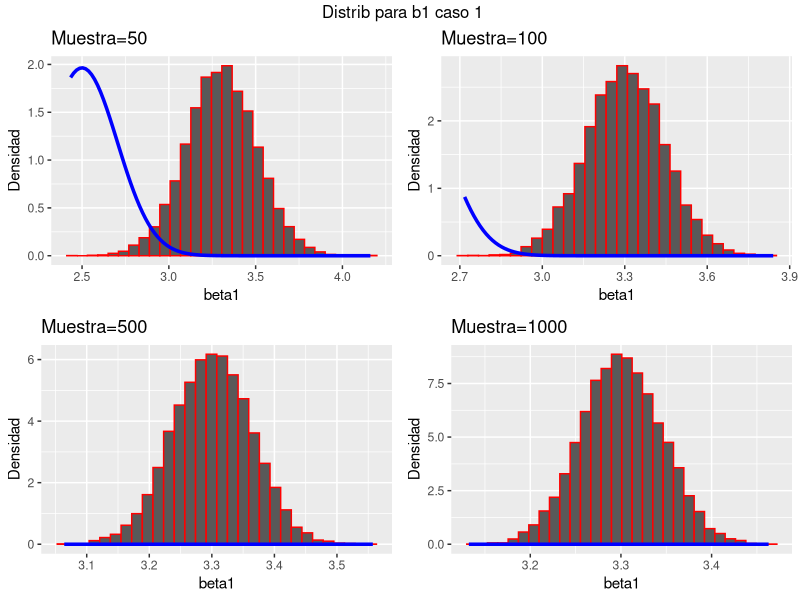
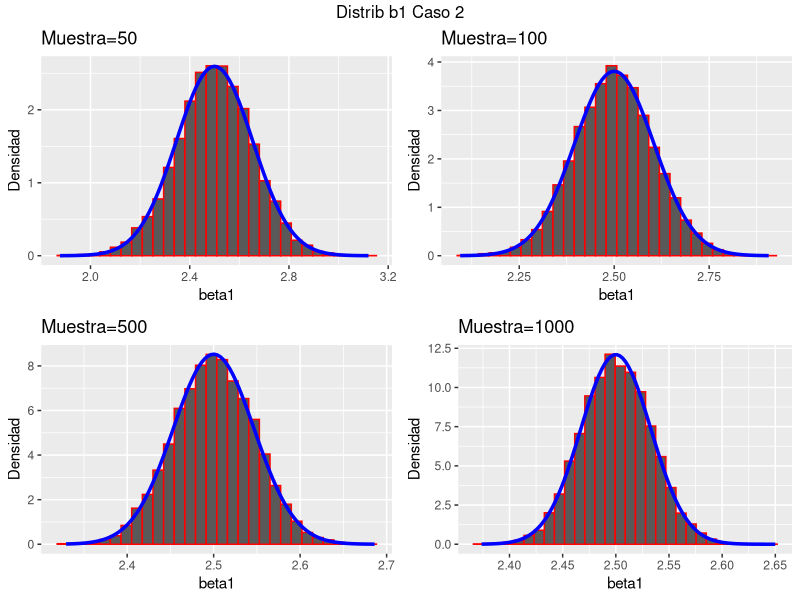

The R source for these figures, in order:
## ---- chunk 1
knitr::opts_chunk$set(echo = TRUE)

## ---- chunk 2
rm(list=ls())
library(ggplot2)
library (gridExtra)
library(knitr)
#library(kanitr)
set.seed(123)
reps=10000 #repeticiones
betas=matrix(NA,nrow=reps,ncol=8)
beta0=2
beta1=2.5
beta2=1
n=c(50,100,500,1000) #Tama?o Muestral


#--------Caso1--------------------
for (j in 1:length(n)) {
  
  for (i in 1:reps) {
    
    X1 = rnorm(n[j],20,1)
    E = rnorm(n[j],0,1)
    u = rnorm(n[j],0,1)
    X2 = 0.8*X1 + E
    Y = beta0 + beta1*X1 + beta2*X2 + u
    
    model1 = lm(Y~X1)
    betas[i,j]=model1$coef[[1]]
    betas[i,j+4]=model1$coef[[2]]
    
  }
}

betas_df=data.frame(betas)

E_b0_50 = mean(betas_df$X1)
E_b0_100 = mean(betas_df$X2)
E_b0_500 = mean(betas_df$X3)
E_b0_1000 = mean(betas_df$X4)
E_b1_50 = mean(betas_df$X5)
E_b1_100 = mean(betas_df$X6)
E_b1_500 = mean(betas_df$X7)
E_b1_1000 = mean(betas_df$X8)

#Varianzas
V_b0_50 = var(betas_df$X1)
V_b0_100 = var(betas_df$X2)
V_b0_500 = var(betas_df$X3)
V_b0_1000 = var(betas_df$X4)
V_b1_50 = var(betas_df$X5)
V_b1_100 = var(betas_df$X6)
V_b1_500 = var(betas_df$X7)
V_b1_1000 = var(betas_df$X8)


Esp_Var_DF <- data.frame( Tamano_muestral = n,
  E_b0 = c(E_b0_50, E_b0_100,E_b0_500, E_b0_1000),
  E_b1 = c(E_b1_50, E_b1_100,E_b1_500, E_b1_1000),
  V_b0 = c(V_b0_50,V_b0_100,V_b0_500,V_b0_1000),
  V_b1 = c(V_b1_50,V_b1_100,V_b1_500,V_b1_1000))

#Sesgos

Sesgo_b0_50 = E_b0_50 - beta0 
Sesgo_b0_100 = E_b0_100 - beta0
Sesgo_b0_500 = E_b0_500 - beta0
Sesgo_b0_1000 = E_b0_1000 - beta0

Sesgo_b1_50 = E_b1_50 - beta1 
Sesgo_b1_100 = E_b1_100 - beta1
Sesgo_b1_500 = E_b1_500 - beta1
Sesgo_b1_1000 = E_b1_1000 - beta1

Esp_Var_DF["Sesgo_b0"] = c(Sesgo_b0_50, Sesgo_b0_100, Sesgo_b0_500, Sesgo_b0_1000)
Esp_Var_DF["Sesgo_b1"] = c(Sesgo_b1_50,Sesgo_b1_100,Sesgo_b1_500,Sesgo_b1_1000)

kable(Esp_Var_DF)

## ---- chunk 3
g1 <- ggplot(betas_df)+
  geom_histogram(aes(betas_df[,5], y=..density..), col="red", bins=30)+
  stat_function(fun=dnorm, args=list(mean=2.5, sd=sd(betas_df[,5])),
                geom="line", colour="blue", size=1.2)+
  ylab("Densidad") + ggtitle("Muestra=50") + xlab(expression(beta1))

g2 <- ggplot(betas_df)+
  geom_histogram(aes(betas_df[,6], y=..density..), col="red", bins=30)+
  stat_function(fun=dnorm, args=list(mean=2.5, sd=sd(betas_df[,6])),
                geom="line", colour="blue", size=1.2)+
  ylab("Densidad") + ggtitle("Muestra=100") + xlab(expression(beta1))

g3 <- ggplot(betas_df)+
  geom_histogram(aes(betas_df[,7], y=..density..), col="red", bins=30)+
  stat_function(fun=dnorm, args=list(mean=2.5, sd=sd(betas_df[,7])),
                geom="line", colour="blue", size=1.2)+
  ylab("Densidad") + ggtitle("Muestra=500") + xlab(expression(beta1))

g4 <- ggplot(betas_df)+
  geom_histogram(aes(betas_df[,8], y=..density..), col="red", bins=30)+
  stat_function(fun=dnorm, args=list(mean=2.5, sd=sd(betas_df[,8])),
                geom="line", colour="blue", size=1.2)+
  ylab("Densidad") + ggtitle("Muestra=1000") + xlab(expression(beta1))

grid.arrange(g1, g2, g3, g4, nrow=2, ncol=2, top= " Distrib para b1 caso 1")
## ---- chunk 4
betas_c2=matrix(NA,nrow=reps,ncol=8)

for (j in 1:length(n)) {
  
  for (i in 1:reps) {
    
    X1 = rnorm(n[j],20,1)
    E = rnorm(n[j],0,1)
    u = rnorm(n[j],0,1)
    X2 = runif(n[j],0,1)
    Y = beta0 + beta1*X1 + beta2*X2 + u
    
    model1 = lm(Y~X1)
    betas_c2[i,j]=model1$coef[[1]]
    betas_c2[i,j+4]=model1$coef[[2]]
    
  }
}

betas_df2 = data.frame(betas_c2)

#Esperanzas
E_b0_50 = mean(betas_df2$X1)
E_b0_100 = mean(betas_df2$X2)
E_b0_500 = mean(betas_df2$X3)
E_b0_1000 = mean(betas_df2$X4)
E_b1_50 = mean(betas_df2$X5)
E_b1_100 = mean(betas_df2$X6)
E_b1_500 = mean(betas_df2$X7)
E_b1_1000 = mean(betas_df2$X8)

#Varianzas
V_b0_50 = var(betas_df2$X1)
V_b0_100 = var(betas_df2$X2)
V_b0_500 = var(betas_df2$X3)
V_b0_1000 = var(betas_df2$X4)
V_b1_50 = var(betas_df2$X5)
V_b1_100 = var(betas_df2$X6)
V_b1_500 = var(betas_df2$X7)
V_b1_1000 = var(betas_df2$X8)


Esp_Var_DF2 <- data.frame( Tamano_muestral = n,
                          E_b0 = c(E_b0_50, E_b0_100,E_b0_500, E_b0_1000),
                          E_b1 = c(E_b1_50, E_b1_100,E_b1_500, E_b1_1000),
                          V_b0 = c(V_b0_50,V_b0_100,V_b0_500,V_b0_1000),
                          V_b1 = c(V_b1_50,V_b1_100,V_b1_500,V_b1_1000))

#Sesgos

Sesgo_b0_50 = E_b0_50 - beta0 
Sesgo_b0_100 = E_b0_100 - beta0
Sesgo_b0_500 = E_b0_500 - beta0
Sesgo_b0_1000 = E_b0_1000 - beta0

Sesgo_b1_50 = E_b1_50 - beta1 
Sesgo_b1_100 = E_b1_100 - beta1
Sesgo_b1_500 = E_b1_500 - beta1
Sesgo_b1_1000 = E_b1_1000 - beta1

Esp_Var_DF2["Sesgo_b0"] <- c(Sesgo_b0_50, Sesgo_b0_100, Sesgo_b0_500, Sesgo_b0_1000)
Esp_Var_DF2["Sesgo_b1"]<-c(Sesgo_b1_50,Sesgo_b1_100,Sesgo_b1_500,Sesgo_b1_1000)

kable(Esp_Var_DF2)
## ---- chunk 5
g12 <- ggplot(betas_df2)+
  geom_histogram(aes(betas_df2[,5], y=..density..), col="red", bins=30)+
  stat_function(fun=dnorm, args=list(mean=2.5, sd=sd(betas_df2[,5])),
                geom="line", colour="blue", size=1.2)+
  ylab("Densidad") + ggtitle("Muestra=50") + xlab(expression(beta1))

g22 <- ggplot(betas_df2)+
  geom_histogram(aes(betas_df2[,6], y=..density..), col="red", bins=30)+
  stat_function(fun=dnorm, args=list(mean=2.5, sd=sd(betas_df2[,6])),
                geom="line", colour="blue", size=1.2)+
  ylab("Densidad") + ggtitle("Muestra=100") + xlab(expression(beta1))

g32 <- ggplot(betas_df2)+
  geom_histogram(aes(betas_df2[,7], y=..density..), col="red", bins=30)+
  stat_function(fun=dnorm, args=list(mean=2.5, sd=sd(betas_df2[,7])),
                geom="line", colour="blue", size=1.2)+
  ylab("Densidad") + ggtitle("Muestra=500") + xlab(expression(beta1))

g42 <- ggplot(betas_df2)+
  geom_histogram(aes(betas_df2[,8], y=..density..), col="red", bins=30)+
  stat_function(fun=dnorm, args=list(mean=2.5, sd=sd(betas_df2[,8])),
                geom="line", colour="blue", size=1.2)+
  ylab("Densidad") + ggtitle("Muestra=1000") + xlab(expression(beta1))

grid.arrange(g12, g22, g32, g42, nrow=2, ncol=2, top = "Distrib b1 Caso 2")
